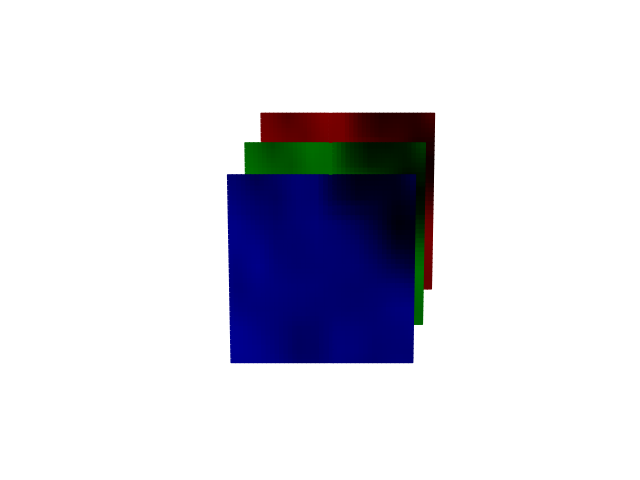

The Python source for this figure:
import cv2
import numpy as np
import matplotlib.pyplot as plt
from mpl_toolkits.mplot3d import Axes3D

def hex_to_rgb(hex_color):
    hex_color = hex_color.lstrip('#')
    return np.array([int(hex_color[i:i+2], 16) for i in (0, 2, 4)])

def lighten_color(color, factor=0.5):
    white = np.array([1.0, 1.0, 1.0])
    return color + (white - color) * factor

file_path = 'pic3.png'
image = cv2.imread(file_path)
height, width, _ = image.shape

blue, green, red = cv2.split(image)

fig = plt.figure()
ax = fig.add_subplot(111, projection='3d')

x, y = np.meshgrid(range(width), range(height))

start_color_blue = hex_to_rgb('#0000FF') / 255.0
middle_color_green = hex_to_rgb('#00FF00') / 255.0
end_color_red = hex_to_rgb('#FF0000') / 255.0
N = 3

colors_blue_to_green = np.linspace(start_color_blue, middle_color_green, N//2)
colors_green_to_red = np.linspace(middle_color_green, end_color_red, N//2)

colors = np.vstack((colors_blue_to_green, colors_green_to_red))
#lightened_colors = np.array([lighten_color(c, factor=0.7) for c in colors])
lightened_colors = colors
lightened_colors = [start_color_blue, middle_color_green, end_color_red]

for i, c in enumerate(lightened_colors):
    pos = i * (-1)
    fc = np.dstack([c[0] * blue, c[1] * green, c[2] * red]) / 255.0
    fc_with_border = np.ones((fc.shape[0]+2, fc.shape[1]+2, fc.shape[2]))
    fc_with_border[1:-1, 1:-1] = fc
    fc = fc_with_border
    ax.plot_surface(x+i*3, y+i, np.full_like(x, pos), rstride=1, cstride=1, facecolors=fc,  linewidth=1, shade=False)


ax.view_init(elev=110, azim=-90)
ax.set_axis_off()

plt.savefig('optical.png', transparent=True)
#plt.show()
